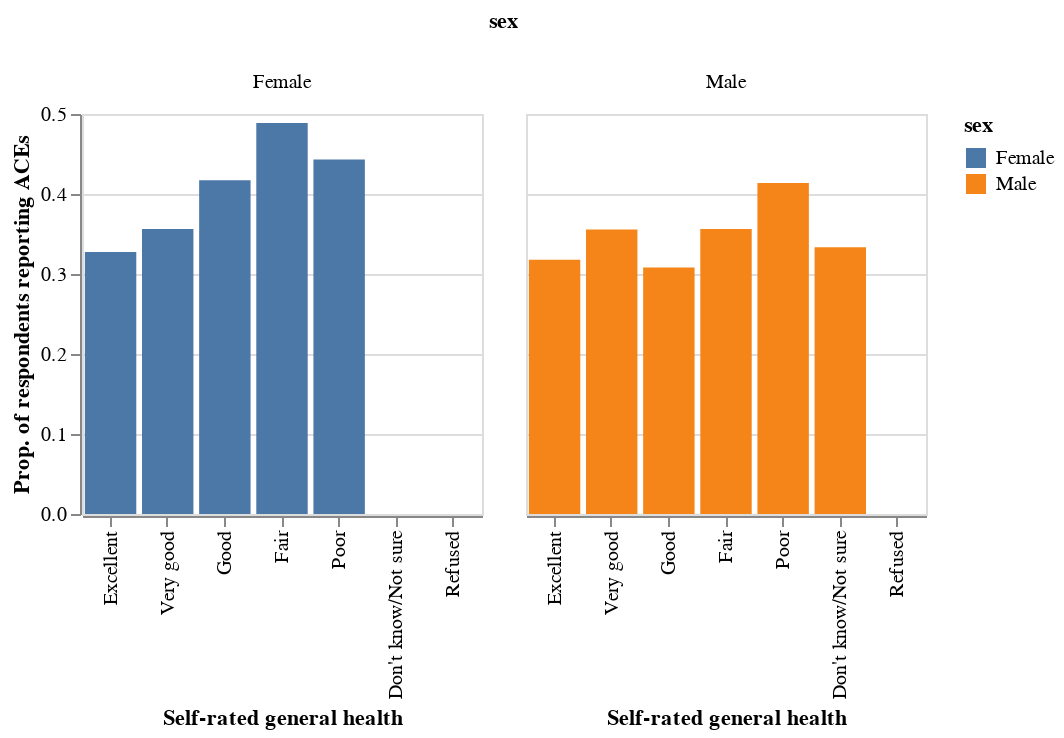

The notebook cell this image was saved under:
### Markdown cell above
The table in the last question is a little tricky to read. This information would be better displayed in a plot. The example below generates a bar chart showing the summaries you calculated in Q2(d), with the proportion on the y axis, the health rating on the x axis, and separate bars for the two sexes.

### Code cell
# coerce indices to columns for plotting
plot_df = ace_health_sex.reset_index()

# specify order of general health categories
genhealth_order = pd.CategoricalDtype(list(health_codes.values()), ordered = True)
plot_df['general_health'] = plot_df.general_health.astype(genhealth_order)

# plot
alt.Chart(plot_df).mark_bar().encode(
    x = alt.X('general_health', 
              sort = ['general_health'],
              title = 'Self-rated general health'),
    y = alt.Y('adverse_conditions',
              title = 'Prop. of respondents reporting ACEs'),
    color = 'sex',
    column = 'sex'
).properties(
    width = 200, 
    height = 200
)

### Figure 1 — Vega-Lite specification as saved in the notebook (floating-point values rounded to 4 significant figures)
{"config": {"view": {"continuousWidth": 400, "continuousHeight": 300}}, "data": {"name": "data-af3880df51d6038727b6c2d4158db9d0"}, "mark": "bar", "encoding": {"color": {"field": "sex", "type": "nominal"}, "column": {"field": "sex", "type": "nominal"}, "x": {"field": "general_health", "sort": ["general_health"], "title": "Self-rated general health", "type": "nominal"}, "y": {"field": "adverse_conditions", "title": "Prop. of respondents reporting ACEs", "type": "quantitative"}}, "height": 200, "width": 200, "$schema": "https://vega.github.io/schema/vega-lite/v4.17.0.json", "datasets": {"data-af3880df51d6038727b6c2d4158db9d0": [{"general_health": "Excellent", "sex": "Female", "adverse_conditions": 0.3275}, {"general_health": "Excellent", "sex": "Male", "adverse_conditions": 0.3179}, {"general_health": "Very good", "sex": "Female", "adverse_conditions": 0.3561}, {"general_health": "Very good", "sex": "Male", "adverse_conditions": 0.3555}, {"general_health": "Good", "sex": "Female", "adverse_conditions": 0.4173}, {"general_health": "Good", "sex": "Male", "adverse_conditions": 0.3081}, {"general_health": "Fair", "sex": "Female", "adverse_conditions": 0.4886}, {"general_health": "Fair", "sex": "Male", "adverse_conditions": 0.3562}, {"general_health": "Poor", "sex": "Female", "adverse_conditions": 0.443}, {"general_health": "Poor", "sex": "Male", "adverse_conditions": 0.4138}, {"general_health": "Don't know/Not sure", "sex": "Female", "adverse_conditions": 0.0}, {"general_health": "Don't know/Not sure", "sex": "Male", "adverse_conditions": 0.3333}, {"general_health": "Refused", "sex": "Female", "adverse_conditions": null}, {"general_health": "Refused", "sex": "Male", "adverse_conditions": null}]}}
